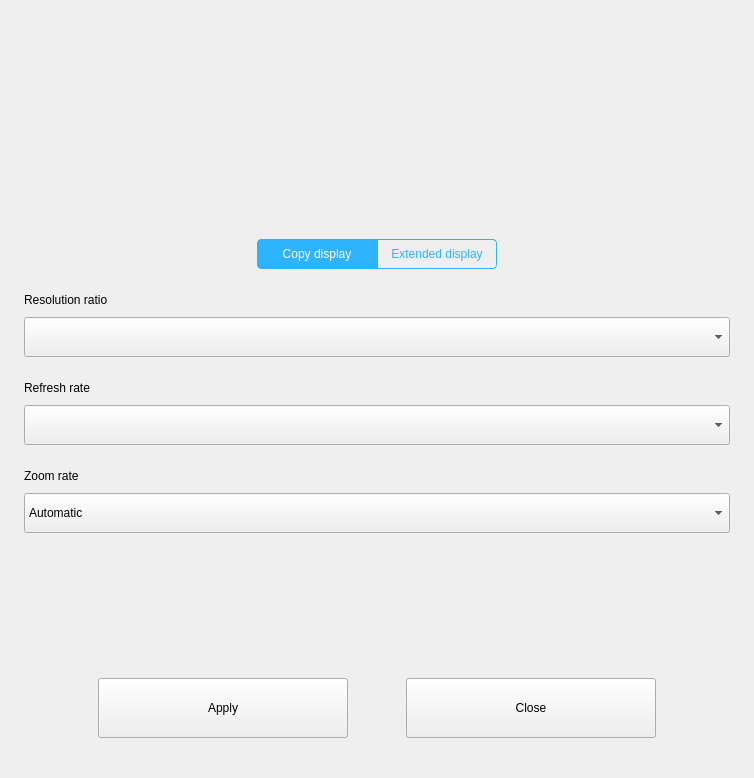
<?xml version="1.0" encoding="UTF-8"?>
<ui version="4.0">
 <class>KiranDisplayConfiguration</class>
 <widget class="QWidget" name="KiranDisplayConfiguration">
  <property name="geometry">
   <rect>
    <x>0</x>
    <y>0</y>
    <width>754</width>
    <height>778</height>
   </rect>
  </property>
  <property name="windowTitle">
   <string>KiranDisplayConfiguration</string>
  </property>
  <property name="styleSheet">
   <string notr="true"/>
  </property>
  <layout class="QVBoxLayout" name="verticalLayout" stretch="2,0,5">
   <property name="spacing">
    <number>20</number>
   </property>
   <property name="leftMargin">
    <number>24</number>
   </property>
   <property name="topMargin">
    <number>24</number>
   </property>
   <property name="rightMargin">
    <number>24</number>
   </property>
   <property name="bottomMargin">
    <number>0</number>
   </property>
   <item>
    <widget class="KiranDisplayConfigurationPanel" name="panel" native="true"/>
   </item>
   <item>
    <widget class="QWidget" name="tabBtnWidget" native="true">
     <layout class="QVBoxLayout" name="verticalLayout_12">
      <property name="spacing">
       <number>0</number>
      </property>
      <property name="leftMargin">
       <number>0</number>
      </property>
      <property name="topMargin">
       <number>0</number>
      </property>
      <property name="rightMargin">
       <number>0</number>
      </property>
      <property name="bottomMargin">
       <number>0</number>
      </property>
      <item>
       <layout class="QHBoxLayout" name="horizontalLayout_3">
        <property name="spacing">
         <number>0</number>
        </property>
        <property name="bottomMargin">
         <number>0</number>
        </property>
        <item>
         <spacer name="horizontalSpacer">
          <property name="orientation">
           <enum>Qt::Horizontal</enum>
          </property>
          <property name="sizeHint" stdset="0">
           <size>
            <width>40</width>
            <height>20</height>
           </size>
          </property>
         </spacer>
        </item>
        <item>
         <widget class="QPushButton" name="pushButton_copy_display">
          <property name="minimumSize">
           <size>
            <width>120</width>
            <height>30</height>
           </size>
          </property>
          <property name="maximumSize">
           <size>
            <width>120</width>
            <height>30</height>
           </size>
          </property>
          <property name="styleSheet">
           <string notr="true">
QPushButton {
    border: 1px solid #2eb3ff;
	color: #2eb3ff;
	border-top-left-radius: 4px;
	border-bottom-left-radius: 4px;
  }

  QPushButton:hover {
	background-color: rgb(121, 195, 255);
	color: #ffffff;	
  }
  QPushButton:checked {
      background-color:#2eb3ff;
	 color: #ffffff;	
	 border-top-left-radius: 4px;
 	 border-bottom-left-radius: 4px;
  }
</string>
          </property>
          <property name="text">
           <string>Copy display</string>
          </property>
          <property name="checkable">
           <bool>true</bool>
          </property>
          <property name="checked">
           <bool>true</bool>
          </property>
          <property name="flat">
           <bool>true</bool>
          </property>
         </widget>
        </item>
        <item>
         <widget class="QPushButton" name="pushButton_extend_display">
          <property name="minimumSize">
           <size>
            <width>120</width>
            <height>30</height>
           </size>
          </property>
          <property name="maximumSize">
           <size>
            <width>120</width>
            <height>30</height>
           </size>
          </property>
          <property name="styleSheet">
           <string notr="true">
QPushButton {
    border: 1px solid #2eb3ff;
	color: #2eb3ff;
	border-top-right-radius: 4px;
	border-bottom-right-radius: 4px;
  }

  QPushButton:hover {
	background-color: rgb(121, 195, 255);
	color: #ffffff;	
  }
  QPushButton:checked {
      background-color: #2eb3ff;
	 color: #ffffff;	
	 border-top-right-radius: 4px;
 	 border-bottom-right-radius: 4px;
  }
</string>
          </property>
          <property name="text">
           <string>Extended display</string>
          </property>
          <property name="checkable">
           <bool>true</bool>
          </property>
         </widget>
        </item>
        <item>
         <spacer name="horizontalSpacer_2">
          <property name="orientation">
           <enum>Qt::Horizontal</enum>
          </property>
          <property name="sizeHint" stdset="0">
           <size>
            <width>40</width>
            <height>20</height>
           </size>
          </property>
         </spacer>
        </item>
       </layout>
      </item>
     </layout>
    </widget>
   </item>
   <item>
    <widget class="QScrollArea" name="scrollArea">
     <property name="styleSheet">
      <string notr="true">
  QScrollBar:vertical {
      border: 0px solid grey;
      background: rgba(255,255,255,10);
      width: 6px;
      margin: 20px 0px 20px 0px;
  }
  QScrollBar::handle:vertical {
      background: rgba(255,255,255,30);
      min-height: 20px;
  }
  QScrollBar::add-line:vertical {
      border: 0px solid grey;
      background: #32CC99;
      height: 0px;
      subcontrol-position: right;
      subcontrol-origin: margin;
  }

  QScrollBar::sub-line:vertical {
      border: 0px solid grey;
      background: #32CC99;
      height: 0px;
      subcontrol-position: left;
      subcontrol-origin: margin;
  }

  QScrollBar:horizontal {
      border: 0px solid grey;
      background: rgba(255,255,255,10);
      height: 6px;
      margin: 0px 20px 0 20px;
  }
  QScrollBar::handle:horizontal {
      background: rgba(255,255,255,30);
      min-width: 20px;
  }
  QScrollBar::add-line:horizontal {
      border: 0px solid grey;
      width: 0px;
      subcontrol-position: right;
      subcontrol-origin: margin;
  }

  QScrollBar::sub-line:horizontal {
      border: 0px solid grey;
      width: 0px;
      subcontrol-position: left;
      subcontrol-origin: margin;
  }</string>
     </property>
     <property name="frameShape">
      <enum>QFrame::NoFrame</enum>
     </property>
     <property name="sizeAdjustPolicy">
      <enum>QAbstractScrollArea::AdjustToContents</enum>
     </property>
     <property name="widgetResizable">
      <bool>true</bool>
     </property>
     <widget class="QWidget" name="scrollAreaWidgetContents">
      <property name="geometry">
       <rect>
        <x>0</x>
        <y>0</y>
        <width>700</width>
        <height>499</height>
       </rect>
      </property>
      <property name="sizePolicy">
       <sizepolicy hsizetype="Preferred" vsizetype="Expanding">
        <horstretch>0</horstretch>
        <verstretch>0</verstretch>
       </sizepolicy>
      </property>
      <property name="styleSheet">
       <string notr="true"/>
      </property>
      <layout class="QVBoxLayout" name="verticalLayout_10">
       <property name="spacing">
        <number>0</number>
       </property>
       <property name="leftMargin">
        <number>0</number>
       </property>
       <property name="topMargin">
        <number>0</number>
       </property>
       <property name="rightMargin">
        <number>0</number>
       </property>
       <property name="bottomMargin">
        <number>0</number>
       </property>
       <item>
        <widget class="QStackedWidget" name="stackedWidget">
         <property name="currentIndex">
          <number>0</number>
         </property>
         <widget class="QWidget" name="stackedWidgetPage1">
          <layout class="QVBoxLayout" name="verticalLayout_2">
           <property name="spacing">
            <number>24</number>
           </property>
           <property name="leftMargin">
            <number>0</number>
           </property>
           <property name="topMargin">
            <number>4</number>
           </property>
           <property name="rightMargin">
            <number>0</number>
           </property>
           <property name="bottomMargin">
            <number>0</number>
           </property>
           <item>
            <layout class="QVBoxLayout" name="verticalLayout_7">
             <property name="spacing">
              <number>10</number>
             </property>
             <item>
              <widget class="QLabel" name="label">
               <property name="text">
                <string>Resolution ratio</string>
               </property>
              </widget>
             </item>
             <item>
              <widget class="QComboBox" name="comboBox_resolving">
               <property name="minimumSize">
                <size>
                 <width>0</width>
                 <height>40</height>
                </size>
               </property>
               <property name="maximumSize">
                <size>
                 <width>16777215</width>
                 <height>40</height>
                </size>
               </property>
               <property name="styleSheet">
                <string notr="true">QComboBox{combobox-popup:0;}</string>
               </property>
              </widget>
             </item>
            </layout>
           </item>
           <item>
            <layout class="QVBoxLayout" name="verticalLayout_8">
             <property name="spacing">
              <number>10</number>
             </property>
             <item>
              <widget class="QLabel" name="label_2">
               <property name="text">
                <string>Refresh rate</string>
               </property>
              </widget>
             </item>
             <item>
              <widget class="QComboBox" name="comboBox_refreshRate">
               <property name="minimumSize">
                <size>
                 <width>0</width>
                 <height>40</height>
                </size>
               </property>
               <property name="maximumSize">
                <size>
                 <width>16777215</width>
                 <height>40</height>
                </size>
               </property>
              </widget>
             </item>
            </layout>
           </item>
           <item>
            <layout class="QVBoxLayout" name="verticalLayout_9">
             <property name="spacing">
              <number>10</number>
             </property>
             <item>
              <widget class="QLabel" name="label_3">
               <property name="text">
                <string>Zoom rate</string>
               </property>
              </widget>
             </item>
             <item>
              <widget class="QComboBox" name="comboBox_windowScalingFactor">
               <property name="minimumSize">
                <size>
                 <width>0</width>
                 <height>40</height>
                </size>
               </property>
               <property name="maximumSize">
                <size>
                 <width>16777215</width>
                 <height>40</height>
                </size>
               </property>
               <item>
                <property name="text">
                 <string>Automatic</string>
                </property>
               </item>
               <item>
                <property name="text">
                 <string>100% (recommended)</string>
                </property>
               </item>
               <item>
                <property name="text">
                 <string>200%</string>
                </property>
               </item>
              </widget>
             </item>
            </layout>
           </item>
           <item>
            <spacer name="verticalSpacer">
             <property name="orientation">
              <enum>Qt::Vertical</enum>
             </property>
             <property name="sizeType">
              <enum>QSizePolicy::Expanding</enum>
             </property>
             <property name="sizeHint" stdset="0">
              <size>
               <width>20</width>
               <height>40</height>
              </size>
             </property>
            </spacer>
           </item>
           <item>
            <layout class="QHBoxLayout" name="horizontalLayout_5">
             <property name="spacing">
              <number>58</number>
             </property>
             <property name="bottomMargin">
              <number>40</number>
             </property>
             <item>
              <spacer name="horizontalSpacer_7">
               <property name="orientation">
                <enum>Qt::Horizontal</enum>
               </property>
               <property name="sizeHint" stdset="0">
                <size>
                 <width>40</width>
                 <height>20</height>
                </size>
               </property>
              </spacer>
             </item>
             <item>
              <widget class="QPushButton" name="pushButton_ok">
               <property name="minimumSize">
                <size>
                 <width>250</width>
                 <height>60</height>
                </size>
               </property>
               <property name="maximumSize">
                <size>
                 <width>250</width>
                 <height>60</height>
                </size>
               </property>
               <property name="styleSheet">
                <string notr="true"/>
               </property>
               <property name="text">
                <string>Apply</string>
               </property>
              </widget>
             </item>
             <item>
              <widget class="QPushButton" name="pushButton_cancel">
               <property name="minimumSize">
                <size>
                 <width>250</width>
                 <height>60</height>
                </size>
               </property>
               <property name="maximumSize">
                <size>
                 <width>250</width>
                 <height>60</height>
                </size>
               </property>
               <property name="styleSheet">
                <string notr="true"/>
               </property>
               <property name="text">
                <string>Close</string>
               </property>
              </widget>
             </item>
             <item>
              <spacer name="horizontalSpacer_8">
               <property name="orientation">
                <enum>Qt::Horizontal</enum>
               </property>
               <property name="sizeHint" stdset="0">
                <size>
                 <width>40</width>
                 <height>20</height>
                </size>
               </property>
              </spacer>
             </item>
            </layout>
           </item>
          </layout>
         </widget>
         <widget class="QWidget" name="stackedWidgetPage2">
          <layout class="QVBoxLayout" name="verticalLayout_3">
           <property name="spacing">
            <number>24</number>
           </property>
           <property name="leftMargin">
            <number>0</number>
           </property>
           <property name="topMargin">
            <number>0</number>
           </property>
           <property name="rightMargin">
            <number>0</number>
           </property>
           <property name="bottomMargin">
            <number>0</number>
           </property>
           <item>
            <widget class="QWidget" name="enable_widget" native="true">
             <property name="minimumSize">
              <size>
               <width>0</width>
               <height>0</height>
              </size>
             </property>
             <layout class="QVBoxLayout" name="verticalLayout_13">
              <property name="spacing">
               <number>18</number>
              </property>
              <property name="leftMargin">
               <number>0</number>
              </property>
              <property name="topMargin">
               <number>0</number>
              </property>
              <property name="rightMargin">
               <number>0</number>
              </property>
              <property name="bottomMargin">
               <number>0</number>
              </property>
              <item>
               <layout class="QHBoxLayout" name="horizontalLayout_2">
                <item>
                 <widget class="QLabel" name="label_7">
                  <property name="text">
                   <string>Open</string>
                  </property>
                 </widget>
                </item>
                <item>
                 <spacer name="horizontalSpacer_3">
                  <property name="orientation">
                   <enum>Qt::Horizontal</enum>
                  </property>
                  <property name="sizeHint" stdset="0">
                   <size>
                    <width>40</width>
                    <height>20</height>
                   </size>
                  </property>
                 </spacer>
                </item>
                <item>
                 <widget class="KiranSwitchButton" name="pushButton_enabled" native="true">
                  <property name="minimumSize">
                   <size>
                    <width>40</width>
                    <height>0</height>
                   </size>
                  </property>
                 </widget>
                </item>
               </layout>
              </item>
              <item>
               <widget class="QWidget" name="widget_extra_primary" native="true">
                <layout class="QHBoxLayout" name="horizontalLayout_6">
                 <property name="spacing">
                  <number>0</number>
                 </property>
                 <property name="leftMargin">
                  <number>0</number>
                 </property>
                 <property name="topMargin">
                  <number>0</number>
                 </property>
                 <property name="rightMargin">
                  <number>0</number>
                 </property>
                 <property name="bottomMargin">
                  <number>0</number>
                 </property>
                 <item>
                  <layout class="QHBoxLayout" name="horizontalLayout_4">
                   <item>
                    <widget class="QLabel" name="label_8">
                     <property name="text">
                      <string>Set as main display</string>
                     </property>
                    </widget>
                   </item>
                   <item>
                    <spacer name="horizontalSpacer_4">
                     <property name="orientation">
                      <enum>Qt::Horizontal</enum>
                     </property>
                     <property name="sizeHint" stdset="0">
                      <size>
                       <width>40</width>
                       <height>20</height>
                      </size>
                     </property>
                    </spacer>
                   </item>
                   <item>
                    <widget class="KiranSwitchButton" name="pushButton_extra_primary" native="true">
                     <property name="minimumSize">
                      <size>
                       <width>40</width>
                       <height>0</height>
                      </size>
                     </property>
                    </widget>
                   </item>
                  </layout>
                 </item>
                </layout>
               </widget>
              </item>
             </layout>
             <zorder></zorder>
             <zorder>widget_extra_primary</zorder>
            </widget>
           </item>
           <item>
            <layout class="QVBoxLayout" name="verticalLayout_4">
             <property name="spacing">
              <number>10</number>
             </property>
             <item>
              <widget class="QLabel" name="label_4">
               <property name="text">
                <string>Resolution ratio</string>
               </property>
              </widget>
             </item>
             <item>
              <widget class="QComboBox" name="comboBox_extra_resolving">
               <property name="minimumSize">
                <size>
                 <width>0</width>
                 <height>40</height>
                </size>
               </property>
               <property name="maximumSize">
                <size>
                 <width>16777215</width>
                 <height>40</height>
                </size>
               </property>
               <property name="styleSheet">
                <string notr="true">QComboBox{combobox-popup:0;}</string>
               </property>
              </widget>
             </item>
            </layout>
           </item>
           <item>
            <layout class="QVBoxLayout" name="verticalLayout_5">
             <property name="spacing">
              <number>10</number>
             </property>
             <item>
              <widget class="QLabel" name="label_5">
               <property name="text">
                <string>Refresh rate</string>
               </property>
              </widget>
             </item>
             <item>
              <widget class="QComboBox" name="comboBox_extra_refreshRate">
               <property name="minimumSize">
                <size>
                 <width>0</width>
                 <height>40</height>
                </size>
               </property>
               <property name="maximumSize">
                <size>
                 <width>16777215</width>
                 <height>40</height>
                </size>
               </property>
              </widget>
             </item>
            </layout>
           </item>
           <item>
            <layout class="QVBoxLayout" name="verticalLayout_6">
             <property name="spacing">
              <number>10</number>
             </property>
             <item>
              <widget class="QLabel" name="label_6">
               <property name="text">
                <string>Zoom rate</string>
               </property>
              </widget>
             </item>
             <item>
              <widget class="QComboBox" name="comboBox_extra_windowScalingFactor">
               <property name="minimumSize">
                <size>
                 <width>0</width>
                 <height>40</height>
                </size>
               </property>
               <property name="maximumSize">
                <size>
                 <width>16777215</width>
                 <height>40</height>
                </size>
               </property>
               <item>
                <property name="text">
                 <string>Automatic</string>
                </property>
               </item>
               <item>
                <property name="text">
                 <string>100% (recommended)</string>
                </property>
               </item>
               <item>
                <property name="text">
                 <string>200%</string>
                </property>
               </item>
              </widget>
             </item>
            </layout>
           </item>
           <item>
            <spacer name="verticalSpacer_2">
             <property name="orientation">
              <enum>Qt::Vertical</enum>
             </property>
             <property name="sizeHint" stdset="0">
              <size>
               <width>20</width>
               <height>40</height>
              </size>
             </property>
            </spacer>
           </item>
           <item>
            <layout class="QHBoxLayout" name="horizontalLayout">
             <property name="spacing">
              <number>58</number>
             </property>
             <property name="bottomMargin">
              <number>40</number>
             </property>
             <item>
              <spacer name="horizontalSpacer_5">
               <property name="orientation">
                <enum>Qt::Horizontal</enum>
               </property>
               <property name="sizeHint" stdset="0">
                <size>
                 <width>40</width>
                 <height>20</height>
                </size>
               </property>
              </spacer>
             </item>
             <item>
              <widget class="QPushButton" name="pushButton_extra_ok">
               <property name="minimumSize">
                <size>
                 <width>250</width>
                 <height>60</height>
                </size>
               </property>
               <property name="maximumSize">
                <size>
                 <width>250</width>
                 <height>60</height>
                </size>
               </property>
               <property name="styleSheet">
                <string notr="true"/>
               </property>
               <property name="text">
                <string>Apply</string>
               </property>
              </widget>
             </item>
             <item>
              <widget class="QPushButton" name="pushButton_extra_cancel">
               <property name="minimumSize">
                <size>
                 <width>250</width>
                 <height>60</height>
                </size>
               </property>
               <property name="maximumSize">
                <size>
                 <width>250</width>
                 <height>60</height>
                </size>
               </property>
               <property name="styleSheet">
                <string notr="true"/>
               </property>
               <property name="text">
                <string>Close</string>
               </property>
              </widget>
             </item>
             <item>
              <spacer name="horizontalSpacer_6">
               <property name="orientation">
                <enum>Qt::Horizontal</enum>
               </property>
               <property name="sizeHint" stdset="0">
                <size>
                 <width>40</width>
                 <height>20</height>
                </size>
               </property>
              </spacer>
             </item>
            </layout>
           </item>
          </layout>
         </widget>
        </widget>
       </item>
      </layout>
     </widget>
    </widget>
   </item>
  </layout>
 </widget>
 <layoutdefault spacing="6" margin="11"/>
 <customwidgets>
  <customwidget>
   <class>KiranDisplayConfigurationPanel</class>
   <extends>QWidget</extends>
   <header>kiran-display-configuration-panel.h</header>
   <container>1</container>
  </customwidget>
  <customwidget>
   <class>KiranSwitchButton</class>
   <extends>QWidget</extends>
   <header>kiranwidgets-qt5/kiran-switch-button.h</header>
   <container>1</container>
  </customwidget>
 </customwidgets>
 <resources/>
 <connections/>
</ui>
